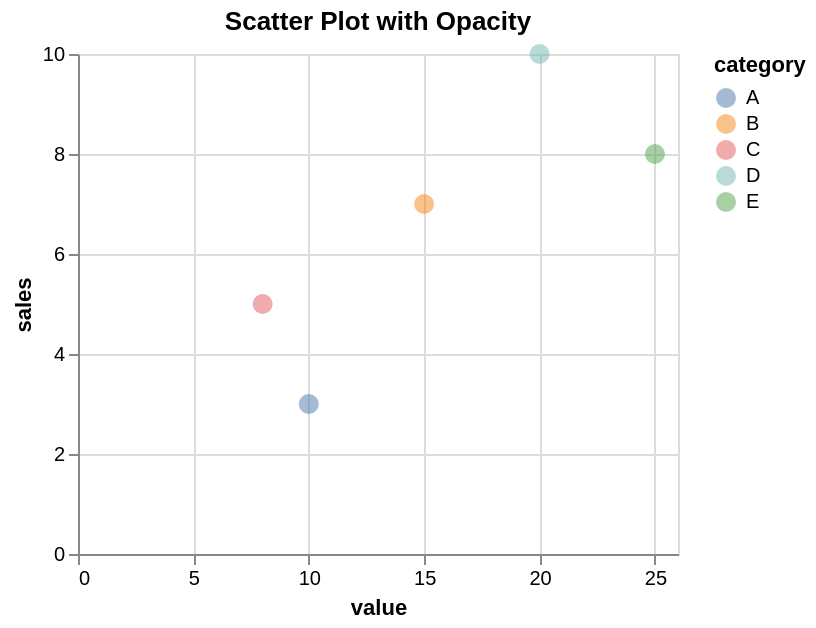

The Vega-Lite source for this figure:
### Vega-Lite specification from a JSON file in a GitHub repository (floating-point values rounded to 4 significant figures)
{"$schema": "https://vega.github.io/schema/vega-lite/v5.20.1.json", "config": {"view": {"continuousHeight": 300, "continuousWidth": 300}}, "data": {"name": "data-da9a454df0df8e8c843a0e21b04bad6c"}, "datasets": {"data-da9a454df0df8e8c843a0e21b04bad6c": [{"category": "A", "month": "Jan", "sales": 3, "value": 10}, {"category": "B", "month": "Feb", "sales": 7, "value": 15}, {"category": "C", "month": "Mar", "sales": 5, "value": 8}, {"category": "D", "month": "Apr", "sales": 10, "value": 20}, {"category": "E", "month": "May", "sales": 8, "value": 25}]}, "encoding": {"color": {"field": "category", "type": "nominal"}, "x": {"field": "value", "type": "quantitative"}, "y": {"field": "sales", "type": "quantitative"}}, "height": 250, "mark": {"opacity": 0.5, "size": 100, "type": "circle"}, "title": "Scatter Plot with Opacity", "width": "container"}
